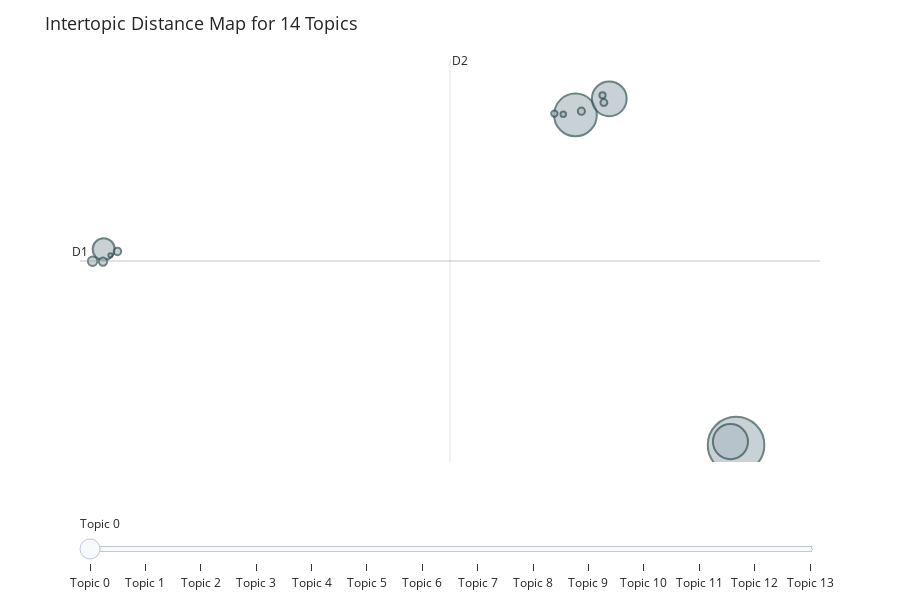
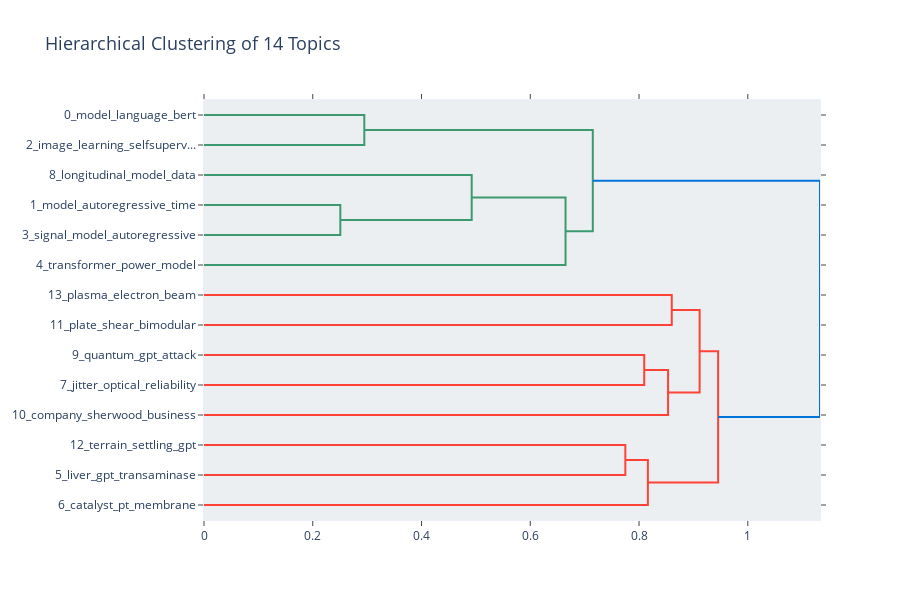
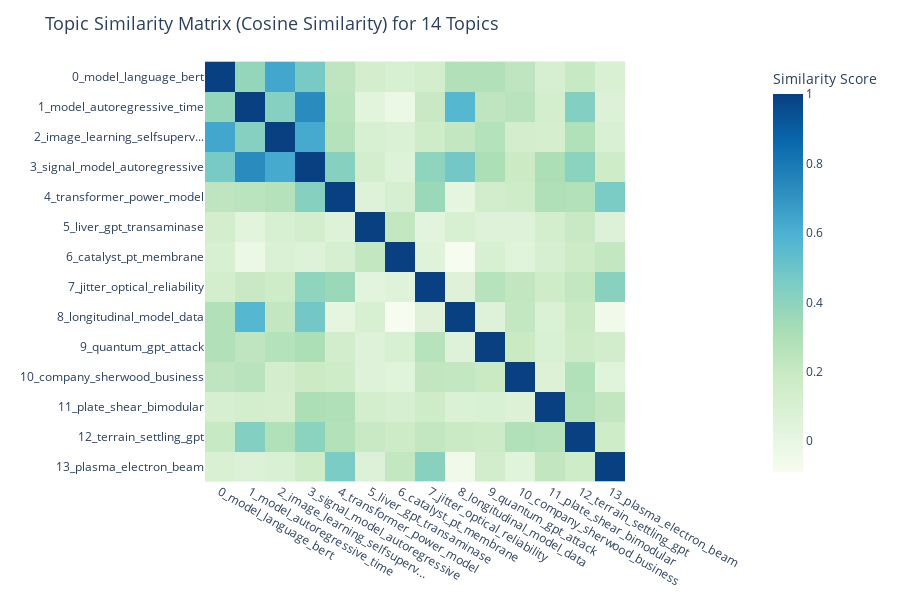

The cell these charts' notebook holds for them, in order:
### Code cell
# Step 6: Visualize the topic relationships for the 14 generated topics using three methods

# Check the number of topics generated
topic_info = topic_model.get_topic_info()
n_generated_topics = len(topic_info[topic_info.Topic != -1])  # Exclude outliers (-1)

# Display the number of generated topics
print(f"Number of topics generated: {n_generated_topics}")

# Set nr_topics_to_reduce to 14 since 14 topics were generated
nr_topics_to_display = min(n_generated_topics, 14)  # Adjust this to 14

# Use the model directly without reducing topics, as we already have 14 topics
# No need to filter documents, just use the existing model for visualizations

# 1. Intertopic Distance Map for 14 Topics
print(f"Visualizing the Intertopic Distance Map for {nr_topics_to_display} Topics...")
intertopic_distance_fig = topic_model.visualize_topics()
intertopic_distance_fig.update_layout(
    title=f"Intertopic Distance Map for {nr_topics_to_display} Topics",
    title_font_size=18,
    font=dict(size=12),
    width=900, height=600
)
intertopic_distance_fig.show()

# 2. Hierarchical Clustering of 14 Topics
print(f"Visualizing Hierarchical Clustering of {nr_topics_to_display} Topics...")
hierarchical_clustering_fig = topic_model.visualize_hierarchy()
hierarchical_clustering_fig.update_layout(
    title=f"Hierarchical Clustering of {nr_topics_to_display} Topics",
    title_font_size=18,
    font=dict(size=12),
    width=900, height=600
)
hierarchical_clustering_fig.show()

# 3. Topic Similarity Matrix (Cosine Similarity Heatmap) for 14 Topics
print(f"Visualizing the Topic Similarity Matrix for {nr_topics_to_display} Topics...")
similarity_matrix_fig = topic_model.visualize_heatmap()
similarity_matrix_fig.update_layout(
    title=f"Topic Similarity Matrix (Cosine Similarity) for {nr_topics_to_display} Topics",
    title_font_size=18,
    font=dict(size=12),
    width=900, height=600
)
similarity_matrix_fig.show()

### Figure 1 — Plotly figure (JSON) as saved in the notebook; plotly's stock layout.template omitted (floating-point values rounded to 4 significant figures)
{"data": [{"customdata": [[0, "model | language | bert | text | task", 2887], [1, "model | autoregressive | time | series | data", 1643], [2, "image | learning | selfsupervised | network | feature", 1110], [3, "signal | model | autoregressive | data | using", 1088], [4, "transformer | power | model | winding | voltage", 438], [5, "liver | gpt | transaminase | got | cell", 80], [6, "catalyst | pt | membrane | fuel | cm", 62], [7, "jitter | optical | reliability | bert | bit", 50], [8, "longitudinal | model | data | time | effect", 46], [9, "quantum | gpt | attack | theory | cryptosystem", 43], [10, "company | sherwood | business | finishing | gpt", 36], [11, "plate | shear | bimodular | material | theory", 35], [12, "terrain | settling | gpt | pollutant | stormwater", 27], [13, "plasma | electron | beam | emittance | bunch", 15]], "hovertemplate": "<b>Topic %{customdata[0]}</b><br>%{customdata[1]}<br>Size: %{customdata[2]}", "legendgroup": "", "marker": {"color": "#B0BEC5", "line": {"color": "DarkSlateGrey", "width": 2}, "size": [2887, 1643, 1110, 1088, 438, 80, 62, 50, 46, 43, 36, 35, 27, 15], "sizemode": "area", "sizeref": 1.804, "symbol": "circle"}, "mode": "markers", "name": "", "orientation": "v", "showlegend": false, "type": "scatter", "x": [24.16, 17.23, 23.92, 18.69, -3.135, -3.617, -3.167, -2.543, 17.48, 18.45, 16.32, 18.4, 16.7, -2.847], "xaxis": "x", "y": [-8.238, 15.63, -7.997, 16.8, 5.921, 5.046, 5.026, 5.762, 15.91, 16.53, 15.74, 17.05, 15.69, 5.477], "yaxis": "y"}], "layout": {"annotations": [{"showarrow": false, "text": "D1", "x": -4.16, "y": 5.069, "yshift": 10}, {"showarrow": false, "text": "D2", "x": 11.81, "xshift": 10, "y": 19.61}], "font": {"size": 12}, "height": 600, "hoverlabel": {"bgcolor": "white", "font": {"family": "Rockwell", "size": 16}}, "legend": {"itemsizing": "constant", "tracegroupgap": 0}, "margin": {"t": 60}, "shapes": [{"line": {"color": "#CFD8DC", "width": 2}, "type": "line", "x0": 11.81, "x1": 11.81, "y0": -9.474, "y1": 19.61}, {"line": {"color": "#9E9E9E", "width": 2}, "type": "line", "x0": -4.16, "x1": 27.78, "y0": 5.069, "y1": 5.069}], "sliders": [{"active": 0, "pad": {"t": 50}, "steps": [{"args": [{"marker.color": [["red", "#B0BEC5", "#B0BEC5", "#B0BEC5", "#B0BEC5", "#B0BEC5", "#B0BEC5", "#B0BEC5", "#B0BEC5", "#B0BEC5", "#B0BEC5", "#B0BEC5", "#B0BEC5", "#B0BEC5"]]}], "label": "Topic 0", "method": "update"}, {"args": [{"marker.color": [["#B0BEC5", "red", "#B0BEC5", "#B0BEC5", "#B0BEC5", "#B0BEC5", "#B0BEC5", "#B0BEC5", "#B0BEC5", "#B0BEC5", "#B0BEC5", "#B0BEC5", "#B0BEC5", "#B0BEC5"]]}], "label": "Topic 1", "method": "update"}, {"args": [{"marker.color": [["#B0BEC5", "#B0BEC5", "red", "#B0BEC5", "#B0BEC5", "#B0BEC5", "#B0BEC5", "#B0BEC5", "#B0BEC5", "#B0BEC5", "#B0BEC5", "#B0BEC5", "#B0BEC5", "#B0BEC5"]]}], "label": "Topic 2", "method": "update"}, {"args": [{"marker.color": [["#B0BEC5", "#B0BEC5", "#B0BEC5", "red", "#B0BEC5", "#B0BEC5", "#B0BEC5", "#B0BEC5", "#B0BEC5", "#B0BEC5", "#B0BEC5", "#B0BEC5", "#B0BEC5", "#B0BEC5"]]}], "label": "Topic 3", "method": "update"}, {"args": [{"marker.color": [["#B0BEC5", "#B0BEC5", "#B0BEC5", "#B0BEC5", "red", "#B0BEC5", "#B0BEC5", "#B0BEC5", "#B0BEC5", "#B0BEC5", "#B0BEC5", "#B0BEC5", "#B0BEC5", "#B0BEC5"]]}], "label": "Topic 4", "method": "update"}, {"args": [{"marker.color": [["#B0BEC5", "#B0BEC5", "#B0BEC5", "#B0BEC5", "#B0BEC5", "red", "#B0BEC5", "#B0BEC5", "#B0BEC5", "#B0BEC5", "#B0BEC5", "#B0BEC5", "#B0BEC5", "#B0BEC5"]]}], "label": "Topic 5", "method": "update"}, {"args": [{"marker.color": [["#B0BEC5", "#B0BEC5", "#B0BEC5", "#B0BEC5", "#B0BEC5", "#B0BEC5", "red", "#B0BEC5", "#B0BEC5", "#B0BEC5", "#B0BEC5", "#B0BEC5", "#B0BEC5", "#B0BEC5"]]}], "label": "Topic 6", "method": "update"}, {"args": [{"marker.color": [["#B0BEC5", "#B0BEC5", "#B0BEC5", "#B0BEC5", "#B0BEC5", "#B0BEC5", "#B0BEC5", "red", "#B0BEC5", "#B0BEC5", "#B0BEC5", "#B0BEC5", "#B0BEC5", "#B0BEC5"]]}], "label": "Topic 7", "method": "update"}, {"args": [{"marker.color": [["#B0BEC5", "#B0BEC5", "#B0BEC5", "#B0BEC5", "#B0BEC5", "#B0BEC5", "#B0BEC5", "#B0BEC5", "red", "#B0BEC5", "#B0BEC5", "#B0BEC5", "#B0BEC5", "#B0BEC5"]]}], "label": "Topic 8", "method": "update"}, {"args": [{"marker.color": [["#B0BEC5", "#B0BEC5", "#B0BEC5", "#B0BEC5", "#B0BEC5", "#B0BEC5", "#B0BEC5", "#B0BEC5", "#B0BEC5", "red", "#B0BEC5", "#B0BEC5", "#B0BEC5", "#B0BEC5"]]}], "label": "Topic 9", "method": "update"}, {"args": [{"marker.color": [["#B0BEC5", "#B0BEC5", "#B0BEC5", "#B0BEC5", "#B0BEC5", "#B0BEC5", "#B0BEC5", "#B0BEC5", "#B0BEC5", "#B0BEC5", "red", "#B0BEC5", "#B0BEC5", "#B0BEC5"]]}], "label": "Topic 10", "method": "update"}, {"args": [{"marker.color": [["#B0BEC5", "#B0BEC5", "#B0BEC5", "#B0BEC5", "#B0BEC5", "#B0BEC5", "#B0BEC5", "#B0BEC5", "#B0BEC5", "#B0BEC5", "#B0BEC5", "red", "#B0BEC5", "#B0BEC5"]]}], "label": "Topic 11", "method": "update"}, {"args": [{"marker.color": [["#B0BEC5", "#B0BEC5", "#B0BEC5", "#B0BEC5", "#B0BEC5", "#B0BEC5", "#B0BEC5", "#B0BEC5", "#B0BEC5", "#B0BEC5", "#B0BEC5", "#B0BEC5", "red", "#B0BEC5"]]}], "label": "Topic 12", "method": "update"}, {"args": [{"marker.color": [["#B0BEC5", "#B0BEC5", "#B0BEC5", "#B0BEC5", "#B0BEC5", "#B0BEC5", "#B0BEC5", "#B0BEC5", "#B0BEC5", "#B0BEC5", "#B0BEC5", "#B0BEC5", "#B0BEC5", "red"]]}], "label": "Topic 13", "method": "update"}]}], "title": {"font": {"size": 18}, "text": "Intertopic Distance Map for 14 Topics"}, "width": 900, "xaxis": {"anchor": "y", "domain": [0, 1], "range": [-4.16, 27.78], "title": {"text": ""}, "visible": false}, "yaxis": {"anchor": "x", "domain": [0, 1], "range": [-9.474, 19.61], "title": {"text": ""}, "visible": false}}}

### Figure 2 — Plotly figure (JSON) as saved in the notebook; plotly's stock layout.template omitted (floating-point values rounded to 4 significant figures)
{"data": [{"hoverinfo": "text", "marker": {"color": "rgb(61,153,112)"}, "mode": "lines", "type": "scatter", "x": [0, 0.2948, 0.2948, 0], "xaxis": "x", "y": [-5, -5, -15, -15], "yaxis": "y"}, {"hoverinfo": "text", "marker": {"color": "rgb(61,153,112)"}, "mode": "lines", "type": "scatter", "x": [0, 0.2507, 0.2507, 0], "xaxis": "x", "y": [-35, -35, -45, -45], "yaxis": "y"}, {"hoverinfo": "text", "marker": {"color": "rgb(61,153,112)"}, "mode": "lines", "type": "scatter", "x": [0, 0.4923, 0.4923, 0.2507], "xaxis": "x", "y": [-25, -25, -40, -40], "yaxis": "y"}, {"hoverinfo": "text", "marker": {"color": "rgb(61,153,112)"}, "mode": "lines", "type": "scatter", "x": [0.4923, 0.6648, 0.6648, 0], "xaxis": "x", "y": [-32.5, -32.5, -55, -55], "yaxis": "y"}, {"hoverinfo": "text", "marker": {"color": "rgb(61,153,112)"}, "mode": "lines", "type": "scatter", "x": [0.2948, 0.715, 0.715, 0.6648], "xaxis": "x", "y": [-10, -10, -43.75, -43.75], "yaxis": "y"}, {"hoverinfo": "text", "marker": {"color": "rgb(255,65,54)"}, "mode": "lines", "type": "scatter", "x": [0, 0.8602, 0.8602, 0], "xaxis": "x", "y": [-65, -65, -75, -75], "yaxis": "y"}, {"hoverinfo": "text", "marker": {"color": "rgb(255,65,54)"}, "mode": "lines", "type": "scatter", "x": [0, 0.8096, 0.8096, 0], "xaxis": "x", "y": [-85, -85, -95, -95], "yaxis": "y"}, {"hoverinfo": "text", "marker": {"color": "rgb(255,65,54)"}, "mode": "lines", "type": "scatter", "x": [0.8096, 0.8534, 0.8534, 0], "xaxis": "x", "y": [-90, -90, -105, -105], "yaxis": "y"}, {"hoverinfo": "text", "marker": {"color": "rgb(255,65,54)"}, "mode": "lines", "type": "scatter", "x": [0.8602, 0.9114, 0.9114, 0.8534], "xaxis": "x", "y": [-70, -70, -97.5, -97.5], "yaxis": "y"}, {"hoverinfo": "text", "marker": {"color": "rgb(255,65,54)"}, "mode": "lines", "type": "scatter", "x": [0, 0.7748, 0.7748, 0], "xaxis": "x", "y": [-115, -115, -125, -125], "yaxis": "y"}, {"hoverinfo": "text", "marker": {"color": "rgb(255,65,54)"}, "mode": "lines", "type": "scatter", "x": [0.7748, 0.8162, 0.8162, 0], "xaxis": "x", "y": [-120, -120, -135, -135], "yaxis": "y"}, {"hoverinfo": "text", "marker": {"color": "rgb(255,65,54)"}, "mode": "lines", "type": "scatter", "x": [0.9114, 0.9454, 0.9454, 0.8162], "xaxis": "x", "y": [-83.75, -83.75, -127.5, -127.5], "yaxis": "y"}, {"hoverinfo": "text", "marker": {"color": "rgb(0,116,217)"}, "mode": "lines", "type": "scatter", "x": [0.715, 1.133, 1.133, 0.9454], "xaxis": "x", "y": [-26.88, -26.88, -105.6, -105.6], "yaxis": "y"}], "layout": {"autosize": false, "font": {"size": 12}, "height": 600, "hoverlabel": {"bgcolor": "white", "font": {"family": "Rockwell", "size": 16}}, "hovermode": "closest", "plot_bgcolor": "#ECEFF1", "showlegend": false, "title": {"font": {"size": 18}, "text": "Hierarchical Clustering of 14 Topics"}, "width": 900, "xaxis": {"mirror": "allticks", "rangemode": "tozero", "showgrid": false, "showline": true, "showticklabels": true, "ticks": "outside", "type": "linear", "zeroline": false}, "yaxis": {"mirror": "allticks", "range": [-140, 0], "rangemode": "tozero", "showgrid": false, "showline": true, "showticklabels": true, "tickmode": "array", "ticks": "outside", "ticktext": ["0_model_language_bert", "2_image_learning_selfsuperv...", "8_longitudinal_model_data", "1_model_autoregressive_time", "3_signal_model_autoregressive", "4_transformer_power_model", "13_plasma_electron_beam", "11_plate_shear_bimodular", "9_quantum_gpt_attack", "7_jitter_optical_reliability", "10_company_sherwood_business", "12_terrain_settling_gpt", "5_liver_gpt_transaminase", "6_catalyst_pt_membrane"], "tickvals": [-5, -15, -25, -35, -45, -55, -65, -75, -85, -95, -105, -115, -125, -135], "type": "linear", "zeroline": false}}}

### Figure 3 — Plotly figure (JSON) as saved in the notebook; plotly's stock layout.template omitted (floating-point values rounded to 4 significant figures; data arrays with more than 128 entries replaced by an {"elided": "..."} marker saying what was removed)
{"data": [{"coloraxis": "coloraxis", "hovertemplate": "x: %{x}<br>y: %{y}<br>Similarity Score: %{z}<extra></extra>", "name": "0", "type": "heatmap", "x": ["0_model_language_bert", "1_model_autoregressive_time", "2_image_learning_selfsuperv...", "3_signal_model_autoregressive", "4_transformer_power_model", "5_liver_gpt_transaminase", "6_catalyst_pt_membrane", "7_jitter_optical_reliability", "8_longitudinal_model_data", "9_quantum_gpt_attack", "10_company_sherwood_business", "11_plate_shear_bimodular", "12_terrain_settling_gpt", "13_plasma_electron_beam"], "xaxis": "x", "y": ["0_model_language_bert", "1_model_autoregressive_time", "2_image_learning_selfsuperv...", "3_signal_model_autoregressive", "4_transformer_power_model", "5_liver_gpt_transaminase", "6_catalyst_pt_membrane", "7_jitter_optical_reliability", "8_longitudinal_model_data", "9_quantum_gpt_attack", "10_company_sherwood_business", "11_plate_shear_bimodular", "12_terrain_settling_gpt", "13_plasma_electron_beam"], "yaxis": "y", "z": {"elided": "14x14 float values"}}], "layout": {"coloraxis": {"colorbar": {"title": {"text": "Similarity Score"}}, "colorscale": [[0, "rgb(247,252,240)"], [0.125, "rgb(224,243,219)"], [0.25, "rgb(204,235,197)"], [0.375, "rgb(168,221,181)"], [0.5, "rgb(123,204,196)"], [0.625, "rgb(78,179,211)"], [0.75, "rgb(43,140,190)"], [0.875, "rgb(8,104,172)"], [1, "rgb(8,64,129)"]]}, "font": {"size": 12}, "height": 600, "hoverlabel": {"bgcolor": "white", "font": {"family": "Rockwell", "size": 16}}, "legend": {"title": {"text": "Trend"}}, "margin": {"t": 60}, "showlegend": true, "title": {"font": {"size": 18}, "text": "Topic Similarity Matrix (Cosine Similarity) for 14 Topics"}, "width": 900, "xaxis": {"anchor": "y", "constrain": "domain", "domain": [0, 1], "scaleanchor": "y"}, "yaxis": {"anchor": "x", "autorange": "reversed", "constrain": "domain", "domain": [0, 1]}}}
